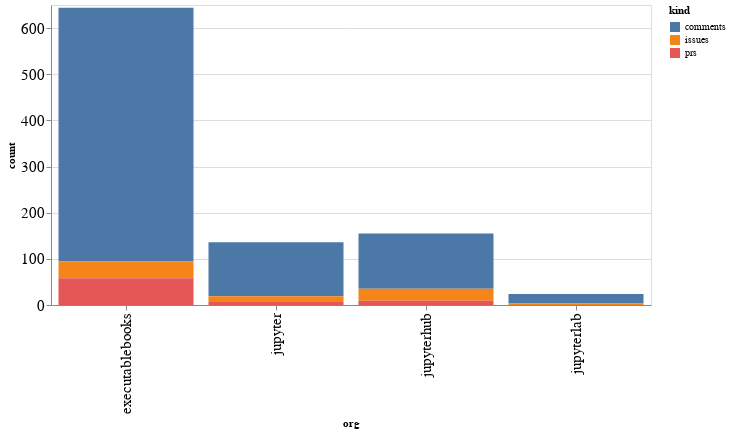

The notebook cell saved with this chart:
### Code cell
alt.Chart(org_summaries, width=600).mark_bar().encode(
    x='org',
    y='count',
    color='kind',
    tooltip="org"
)

### Figure 1 — Vega-Lite specification as saved in the notebook (floating-point values rounded to 4 significant figures)
{"config": {"axisLeft": {"labelFontSize": 15}, "axisBottom": {"labelFontSize": 15}}, "data": {"name": "data-51a154c5ac4c862ce00937d51c2cace9"}, "mark": "bar", "encoding": {"color": {"type": "nominal", "field": "kind"}, "tooltip": {"type": "nominal", "field": "org"}, "x": {"type": "nominal", "field": "org"}, "y": {"type": "quantitative", "field": "count"}}, "width": 600, "$schema": "https://vega.github.io/schema/vega-lite/v4.8.1.json", "datasets": {"data-51a154c5ac4c862ce00937d51c2cace9": [{"org": "executablebooks", "kind": "comments", "count": 550}, {"org": "executablebooks", "kind": "issues", "count": 36}, {"org": "executablebooks", "kind": "prs", "count": 58}, {"org": "jupyter", "kind": "comments", "count": 117}, {"org": "jupyter", "kind": "issues", "count": 11}, {"org": "jupyter", "kind": "prs", "count": 8}, {"org": "jupyterhub", "kind": "comments", "count": 120}, {"org": "jupyterhub", "kind": "issues", "count": 26}, {"org": "jupyterhub", "kind": "prs", "count": 9}, {"org": "jupyterlab", "kind": "comments", "count": 21}, {"org": "jupyterlab", "kind": "issues", "count": 3}]}}
